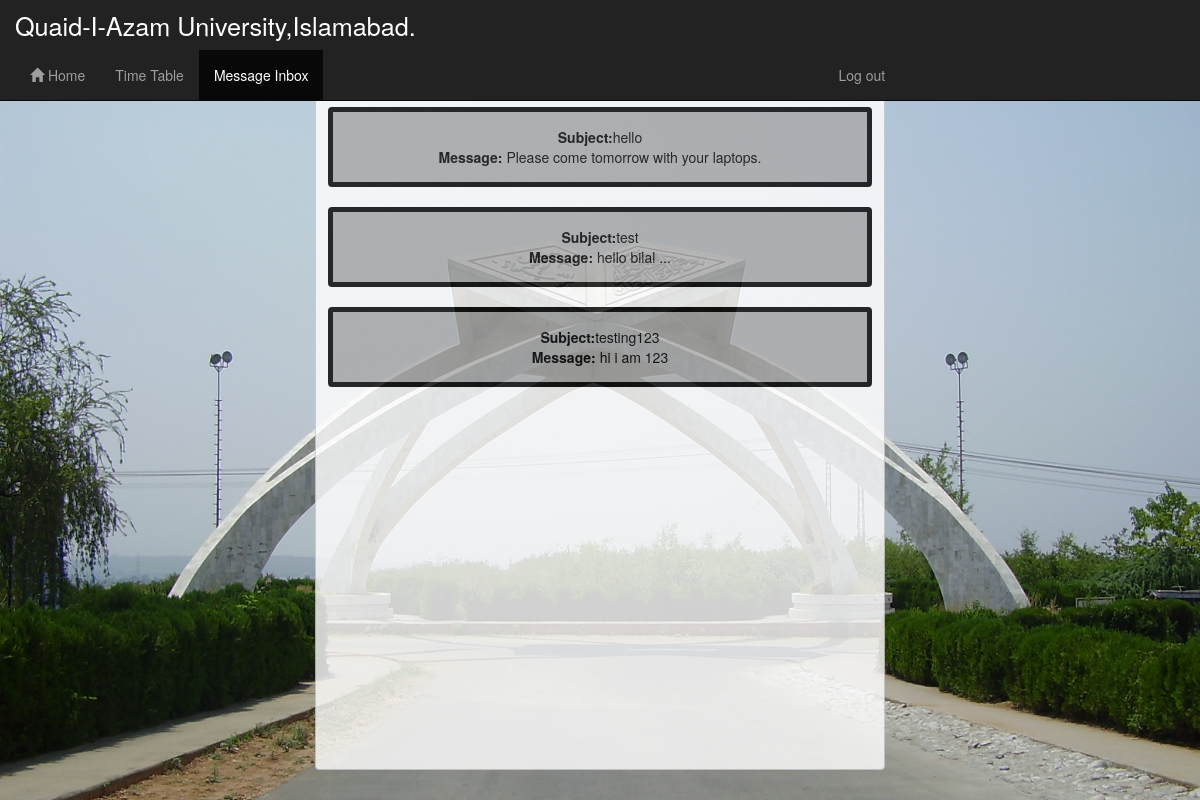
The app's page /View/mis.php (signed in) with its own data.
### tables this page shows
CREATE TABLE IF NOT EXISTS `message` (
  `message_id` int(10) NOT NULL AUTO_INCREMENT,
  `subject` varchar(100) NOT NULL,
  `description` varchar(1000) NOT NULL,
  `template_id` tinyint(1) DEFAULT NULL,
  PRIMARY KEY (`message_id`),
  KEY `template_id` (`template_id`)
);

### Model/ModelClasses.php (called while the page is built, shortened)
<?php
class technicalServices
{
	function connection()
	{
		$link=mysqli_connect("localhost","root","","ttms");
		return $link;
	}
  function getCId($id)
  {
  	$d=$this->connection();
  	$query="SELECT * FROM `offered_c_t_std` WHERE student_id=$id";
  	$run=mysqli_query($d,$query);
  	$aray4 = array();
	    if ($run) {
   	   	  while($result=mysqli_fetch_assoc($run))
   	   	  {
   	   	  	$aray4[]= $result;
   	   	  }
   	   	}
   	$i=0;
   	$aray2 = array();
   	while($aray4[$i]['course_id']!=""){
   		$l=$aray4[$i]['course_id'];
        $query1="SELECT * FROM `message_student_table` WHERE course_id='$l'";
        $run1=mysqli_query($d,$query1);
        if ($run1) {
        	while($result1=mysqli_fetch_assoc($run1))
   	   	  {
   	   	  	$aray2 []= $result1;
   	   	  }
        }
        $i++;
    }
    return $aray2;
  }
  function getMessage($mid)
  {
  	$d=$this->connection();
  	$query="SELECT * FROM `message` WHERE message_id='$mid'";
  	 $run=mysqli_query($d,$query);
  	 $result=mysqli_fetch_array($run);
     return $result;
  }
}
                  ?>
                  <?php
class DisplayMessage
{
	function displayStudentMessage()
	{
		$chk=new technicalServices;
		$d=$chk->getCId($_SESSION['id']);
		$i=0;
		$e=array();
		while($d[$i]['message_id']!="")
		{
			$e[]=$chk->getMessage($d[$i]['message_id']);
			$i++;
		}
		return $e;
	}
}
?>

### View/mis.php (the view, shortened to what this page needs)
<?php
include("../Controller/ControllerClasses.php");
if (!$_SESSION['id']) {
      header("location:login.php?error=Logged in first please if you want to go Students panel.");
    }else if($_SESSION['id']!="" AND $_SESSION['name']=="student"){
?>
<!DOCTYPE html>
<html lang="en">
<head>
  <link href="css/bootstrap.min.css" rel="stylesheet">
    </head>
    <body data-spy="scroll" data-target=".navbar-collapse">
  <div class="navbar navbar-inverse navbar-fixed-top">
    <div class="container-fluid ">
      <div class="navbar-header">
        <a href="studentp.php" class="navbar-brand">Quaid-I-Azam University,Islamabad.</a>
      </div>
      <div class="collapse navbar-collapse">
        <ul class="nav navbar-nav">
          <li  class="nav-item"><a href="studentp.php" title="Home"><span class="glyphicon glyphicon-home"></span> Home</a></li>
          <li  class="nav-item"><a href="tt.php?sem=<?php $t = new technicalServices;
		$d=$t->connection();
	  $query="SELECT sem_name FROM `semester_table`";
      $run=mysqli_query($d,$query);
	  $k=0;
    while($result=mysqli_fetch_array($run))
    {
      $e[]=$result;
	  $k++;
    }
	print_r($e[$k-1]['sem_name']);
		?>" title="Time Table">Time Table</a></li>
          <li  class="nav-item active"><a href="mis.php" title="Message Inbox">Message Inbox</a></li>
          <li class="nav-item "><a href="login.php?logout=1" class="m" title="Log Out!">Log out</a></li>
        </ul>
      </div>
    </div>
</div>
  <div class="container contentContainer" id="topContainer">
    <div class="row">
      <div class="col-md-6 col-md-offset-3" id="topPage">
        <div id="tr" class="form-control" title="Messages!!!"  style="overflow:scroll;">
          <?php
          $chk=new DisplayMessage;
          $d=$chk->displayStudentMessage();
          $i=0;
          while($d[$i]['subject']!=""){
          echo '<div id="msg" class="alert alert-success"><b>Subject:</b>'.$d[$i]['subject'].'<br><b>Message:</b>'.$d[$i]['description'].'<br></div>';
          $i++;
          }
          ?>
        </div>
      </div>
    </div>
  </div>
      </body>
      </html>
        <?php
    }else if($_SESSION['name']=="admin"){
      header("location:adminp.php?error=sorry you cannot go admin this panel.");
    }else if($_SESSION['name']=="teacher"){
      header("location:teacherp.php?error=sorry you cannot go to teacher panel.");
    }
    ?>

### View/mis.php (style rules this page uses)
.navbar-brand { font-size: 1.8em; }
#topContainer { background-image: url("1.JPG"); height: 100%; width: 100%; background-size: cover; }
#topPage { margin-top: 80px; text-align: center; }
.m { margin-left: 500px; }
#tr { text-align: center; opacity: 0.8; color: black; overflow: auto; }
#msg { background-color: darkgrey; border:5px solid black; margin-top: 20px; color: black; }

### records on screen
message: subject "hello", description "Please come tomorrow with your laptops."
message: subject "test", description "hello bilal ..."
message: subject "testing123", description "hi i am 123"
